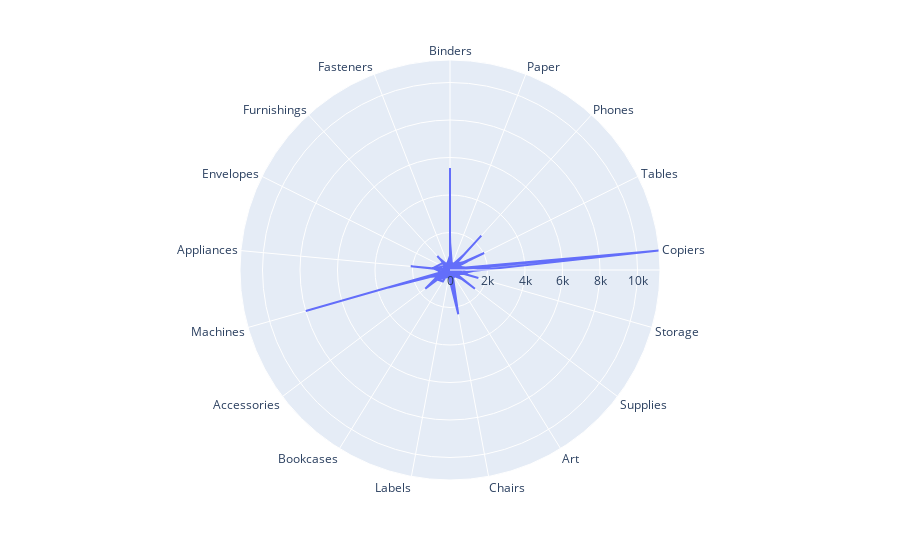

The cell this chart's notebook holds for it:
### Code cell
#Лепествкоая диаграмма:

import plotly.express as px
fig = px.line_polar(df, r='Sales',
                          	theta='Sub-Category', line_close=True)
fig.update_traces(fill='toself')
fig.show()

### Figure 1 — Plotly figure (JSON) as saved in the notebook; plotly's stock layout.template omitted (floating-point values rounded to 4 significant figures; data arrays with more than 128 entries replaced by an {"elided": "..."} marker saying what was removed)
{"data": [{"fill": "toself", "hovertemplate": "Sales=%{r}<br>Sub-Category=%{theta}<extra></extra>", "legendgroup": "", "line": {"color": "#636efa", "dash": "solid"}, "marker": {"symbol": "circle"}, "mode": "lines", "name": "", "r": {"elided": "792 float values"}, "showlegend": false, "subplot": "polar", "theta": {"elided": "792 str values"}, "type": "scatterpolar"}], "layout": {"legend": {"tracegroupgap": 0}, "margin": {"t": 60}, "polar": {"angularaxis": {"direction": "clockwise", "rotation": 90}, "domain": {"x": [0, 1], "y": [0, 1]}}}}
